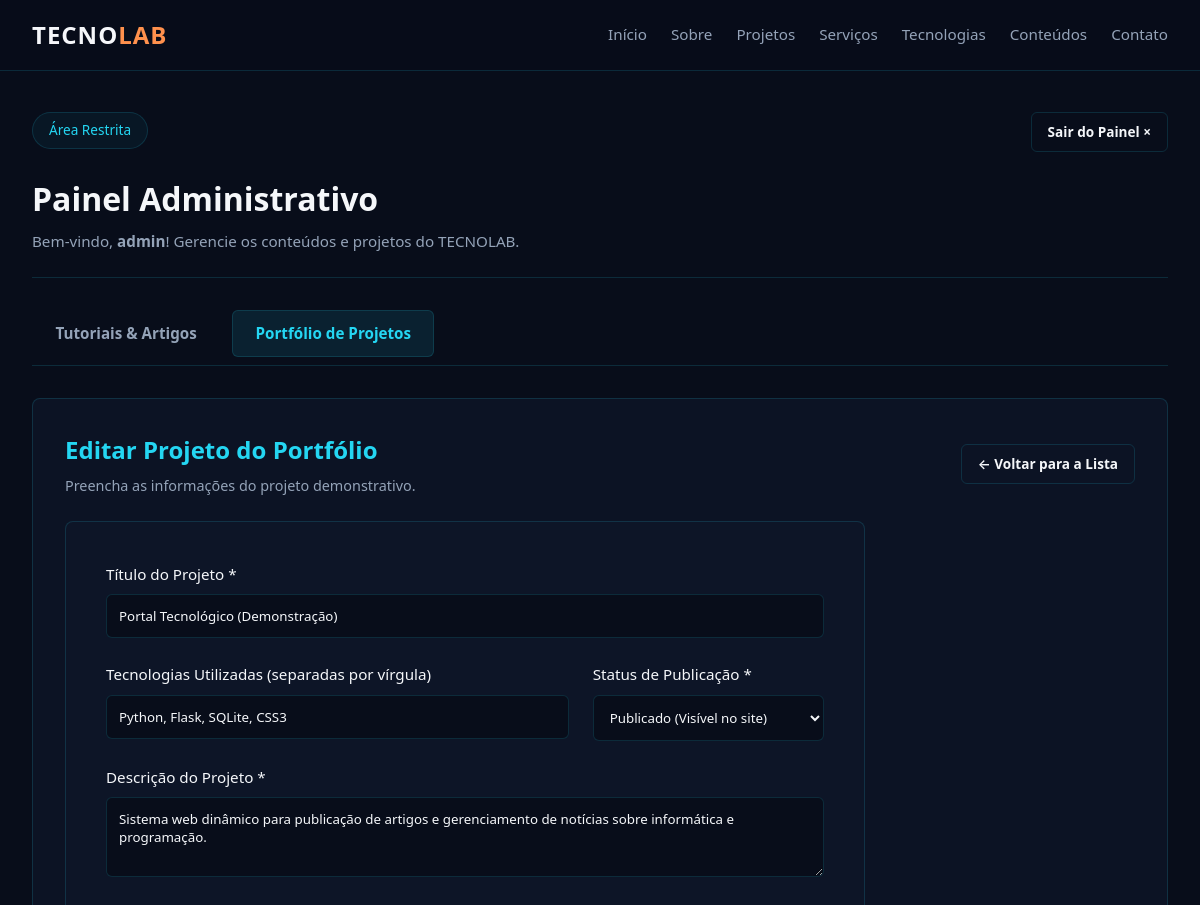
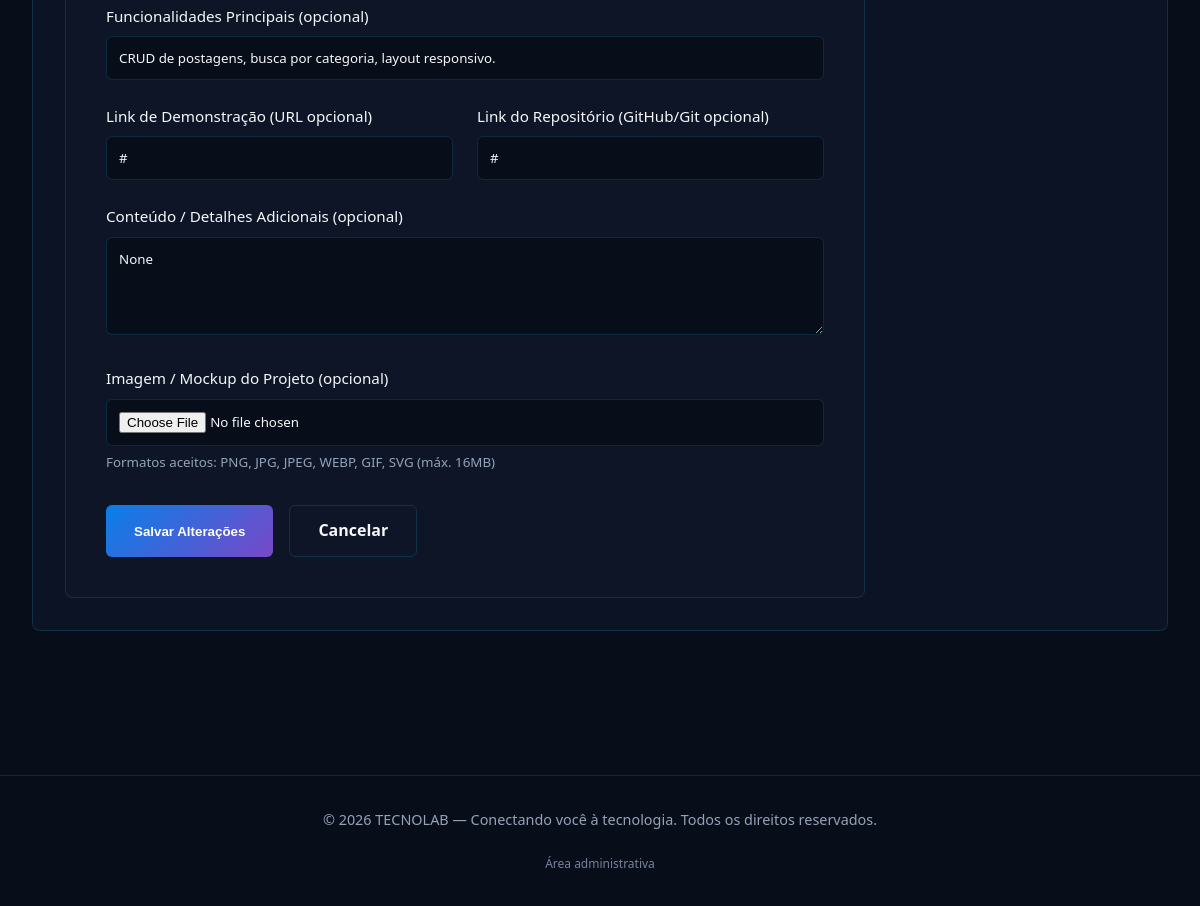
The app's page /admin/projetos/editar/1 (signed in) with its own data (2 pictures, top to bottom).
### tables this page shows
CREATE TABLE projects (
            id INTEGER PRIMARY KEY AUTOINCREMENT,
            title TEXT NOT NULL,
            description TEXT NOT NULL,
            technologies TEXT,
            features TEXT,
            demo_url TEXT,
            repo_url TEXT,
            content TEXT,
            image_path TEXT,
            is_published INTEGER DEFAULT 1,
            created_at TIMESTAMP DEFAULT CURRENT_TIMESTAMP,
            updated_at TIMESTAMP DEFAULT CURRENT_TIMESTAMP
        );

### app.py (the view, shortened to what this page needs)
@app.route('/admin/projetos/editar/<int:id>', methods=['GET', 'POST'])
@admin_required
def admin_project_edit(id):
    conn = get_db()
    cursor = conn.cursor()
    cursor.execute('SELECT * FROM projects WHERE id = ?', (id,))
    project = cursor.fetchone()
    if not project:
        conn.close()
        flash('Projeto não encontrado.', 'error')
        return redirect(url_for('admin_projects'))
    conn.close()
    return render_template('admin/project_form.html', action='edit', project=project, active_tab='projects')

### app.py (called while the page is built)
def get_db():
    conn = sqlite3.connect(app.config['DATABASE_PATH'])
    conn.row_factory = sqlite3.Row
    return conn

def admin_required(f):
    @wraps(f)
    def decorated_function(*args, **kwargs):
        if not session.get('admin_logged_in'):
            flash('Por favor, faça login para acessar a área administrativa.', 'error')
            return redirect(url_for('admin_login', next=request.path))
        return f(*args, **kwargs)
    return decorated_function

### templates/admin/project_form.html (shortened to what this page needs)
{% extends 'admin/layout.html' %}
{% block admin_content %}
<div class="admin-panel-header">
    <div>
        <h2 style="color: var(--accent-cyan); font-size: 1.5rem; margin-bottom: 0.3rem;">
            {% if action == 'edit' %}Editar Projeto do Portfólio{% else %}Novo Projeto do Portfólio{% endif %}
        </h2>
        <p style="color: var(--text-muted); font-size: 0.9rem;">Preencha as informações do projeto demonstrativo.</p>
    </div>
    <div>
        <a href="{{ url_for('admin_projects') }}" class="btn btn-secondary btn-sm">&larr; Voltar para a Lista</a>
    </div>
</div>
<form method="POST" enctype="multipart/form-data" class="contact-form" style="max-width: 800px; margin-top: 1rem;">
    <div class="form-group">
        <label for="title">Título do Projeto *</label>
        <input type="text" id="title" name="title" required value="{{ project.title if project else '' }}" placeholder="Ex.: Portal Tecnológico, E-commerce Moderno">
    </div>
    <div style="display: grid; grid-template-columns: 2fr 1fr; gap: 1.5rem;">
        <div class="form-group">
            <label for="technologies">Tecnologias Utilizadas (separadas por vírgula)</label>
            <input type="text" id="technologies" name="technologies" value="{{ project.technologies if project else '' }}" placeholder="Ex.: Python, Flask, SQLite, CSS3">
        </div>
        <div class="form-group">
            <label for="status">Status de Publicação *</label>
            <select id="status" name="status" class="form-select">
                <option value="published" {% if not project or project.is_published == 1 %}selected{% endif %}>Publicado (Visível no site)</option>
            </select>
        </div>
    </div>
    <div class="form-group">
        <label for="description">Descrição do Projeto *</label>
        <textarea id="description" name="description" rows="3" required placeholder="Apresentação do projeto, objetivo e destaques...">{{ project.description if project else '' }}</textarea>
    </div>
    <div class="form-group">
        <label for="features">Funcionalidades Principais (opcional)</label>
        <input type="text" id="features" name="features" value="{{ project.features if project else '' }}" placeholder="Ex.: CRUD de postagens, busca por categoria, layout responsivo">
    </div>
    <div style="display: grid; grid-template-columns: 1fr 1fr; gap: 1.5rem;">
        <div class="form-group">
            <label for="demo_url">Link de Demonstração (URL opcional)</label>
            <input type="text" id="demo_url" name="demo_url" value="{{ project.demo_url if project else '' }}" placeholder="https://exemplo.com ou #">
        </div>
        <div class="form-group">
            <label for="repo_url">Link do Repositório (GitHub/Git opcional)</label>
            <input type="text" id="repo_url" name="repo_url" value="{{ project.repo_url if project else '' }}" placeholder="https://github.com/usuario/repositorio">
        </div>
    </div>
    <div class="form-group">
        <label for="content">Conteúdo / Detalhes Adicionais (opcional)</label>
        <textarea id="content" name="content" rows="4" placeholder="Detalhes técnicos sobre arquitetura, instalação ou resultados...">{{ project.content if project else '' }}</textarea>
    </div>
    <div class="form-group">
        <label for="image">Imagem / Mockup do Projeto (opcional)</label>
        <input type="file" id="image" name="image" accept="image/png, image/jpeg, image/jpg, image/webp, image/gif, image/svg+xml">
        <small style="color: var(--text-muted); display: block; margin-top: 0.4rem;">Formatos aceitos: PNG, JPG, JPEG, WEBP, GIF, SVG (máx. 16MB)</small>
    </div>
    <div class="form-actions" style="margin-top: 2rem; display: flex; gap: 1rem;">
        <button type="submit" class="btn btn-primary">
            {% if action == 'edit' %}Salvar Alterações{% else %}Publicar / Salvar Projeto{% endif %}
        </button>
        <a href="{{ url_for('admin_projects') }}" class="btn btn-secondary">Cancelar</a>
    </div>
</form>
{% endblock %}

### static/css/style.css (style rules this page uses)
:root { --bg-primary: #080D1A; --bg-secondary: #0F172A; --accent-electric: #087FE8; --accent-cyan: #24D6F2; --accent-purple: #7948C8; --accent-orange: #FF914D; --text-main: #F5F7FA; --text-muted: #94A3B8; --border-subtle: rgba(36, 214, 242, 0.15); --card-bg: rgba(15, 23, 42, 0.7); --font-family: 'Segoe UI', system-ui, -apple-system, sans-serif; }
* { margin: 0; padding: 0; box-sizing: border-box; }
body { background-color: var(--bg-primary); color: var(--text-main); font-family: var(--font-family); line-height: 1.6; overflow-x: hidden; }
.btn { display: inline-block; padding: 0.75rem 1.75rem; border-radius: 6px; text-decoration: none; font-weight: 600; transition: all 0.3s ease; cursor: pointer; }
.btn-primary { background: linear-gradient(135deg, var(--accent-electric), var(--accent-purple)); color: #fff; border: none; }
.btn-secondary { background: transparent; color: var(--text-main); border: 1px solid var(--border-subtle); }
.contact-form { background: var(--card-bg); border: 1px solid var(--border-subtle); padding: 2.5rem; border-radius: 8px; }
.form-group { margin-bottom: 1.5rem; }
.form-group label { display: block; margin-bottom: 0.5rem; color: var(--text-main); font-size: 0.95rem; }
.form-group input, .form-group textarea { width: 100%; padding: 0.75rem; background: var(--bg-primary); border: 1px solid var(--border-subtle); border-radius: 6px; color: var(--text-main); font-family: inherit; transition: border-color 0.3s ease; }
.admin-panel-header { display: flex; justify-content: space-between; align-items: center; margin-bottom: 1.5rem; flex-wrap: wrap; gap: 1rem; }
.btn-sm { padding: 0.5rem 1rem; font-size: 0.85rem; }
.form-select { width: 100%; padding: 0.75rem; background: var(--bg-primary); border: 1px solid var(--border-subtle); border-radius: 6px; color: var(--text-main); font-family: inherit; transition: border-color 0.3s ease; }

### records on screen
projects: title "Portal Tecnológico (Demonstração)", technologies "Python, Flask, SQLite, CSS3", status "Publicado (Visível no site)", description "Sistema web dinâmico para publicação de artigos e gerenciamento de notícias sobre informática e programação.", features "CRUD de postagens, busca por categoria, layout responsivo.", demo_url "#", repo_url "#"

### other values on screen
{{ session.get('username', 'Admin') }} "admin"
